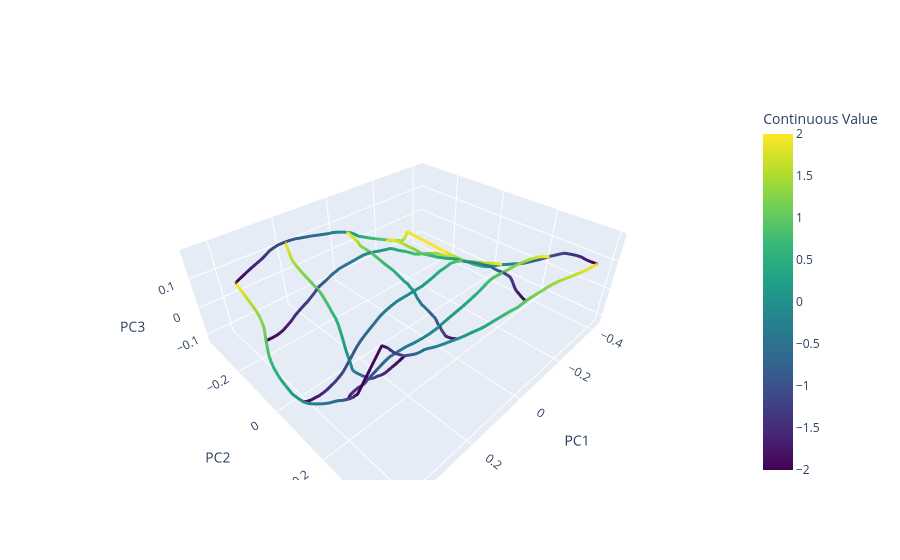

Here is the notebook cell this chart was saved with:
### Code cell
import plotly.graph_objects as go

fig = go.Figure()

discrete = [-2,-1,0,1,2]

# loop over unique y-values
for y_val in discrete:
    sub = df[df["y"] == y_val].sort_values("x")  # sort by x so line flows correctly

    fig.add_trace(go.Scatter3d(
        x=sub["PC1"],
        y=sub["PC2"],
        z=sub["PC3"],
        mode="lines",
        line=dict(
            color=sub["x"],         # gradient along x
            colorscale="Viridis",
            width=6
        ),
        showlegend=False,
        text=[f"x: {x}, y: {y}, action: {a}"
              for x, y, a in zip(sub["x"], sub["y"], sub["action"])],
        hoverinfo="text"
    ))

for x_val in discrete:
    sub = df[df["x"] == x_val].sort_values("y")  # sort by y so line flows correctly

    fig.add_trace(go.Scatter3d(
        x=sub["PC1"],
        y=sub["PC2"],
        z=sub["PC3"],
        mode="lines",
        line=dict(
            color=sub["y"],         # gradient along x
            colorscale="Viridis",
            width=6
        ),
        showlegend=False,
        text=[f"x: {x}, y: {y}, action: {a}"
              for x, y, a in zip(sub["x"], sub["y"], sub["action"])],
        hoverinfo="text"
    ))

# add dummy scatter to create colorbar for x
fig.add_trace(go.Scatter3d(
    x=[None], y=[None], z=[None],  # invisible points
    mode="markers",
    marker=dict(
        colorscale="Viridis",
        cmin=df["x"].min(),
        cmax=df["x"].max(),
        colorbar=dict(title="Continuous Value"),
        showscale=True
    ),
    showlegend=False
))

fig.update_layout(scene=dict(
    xaxis_title="PC1",
    yaxis_title="PC2",
    zaxis_title="PC3"
))

fig.show()
